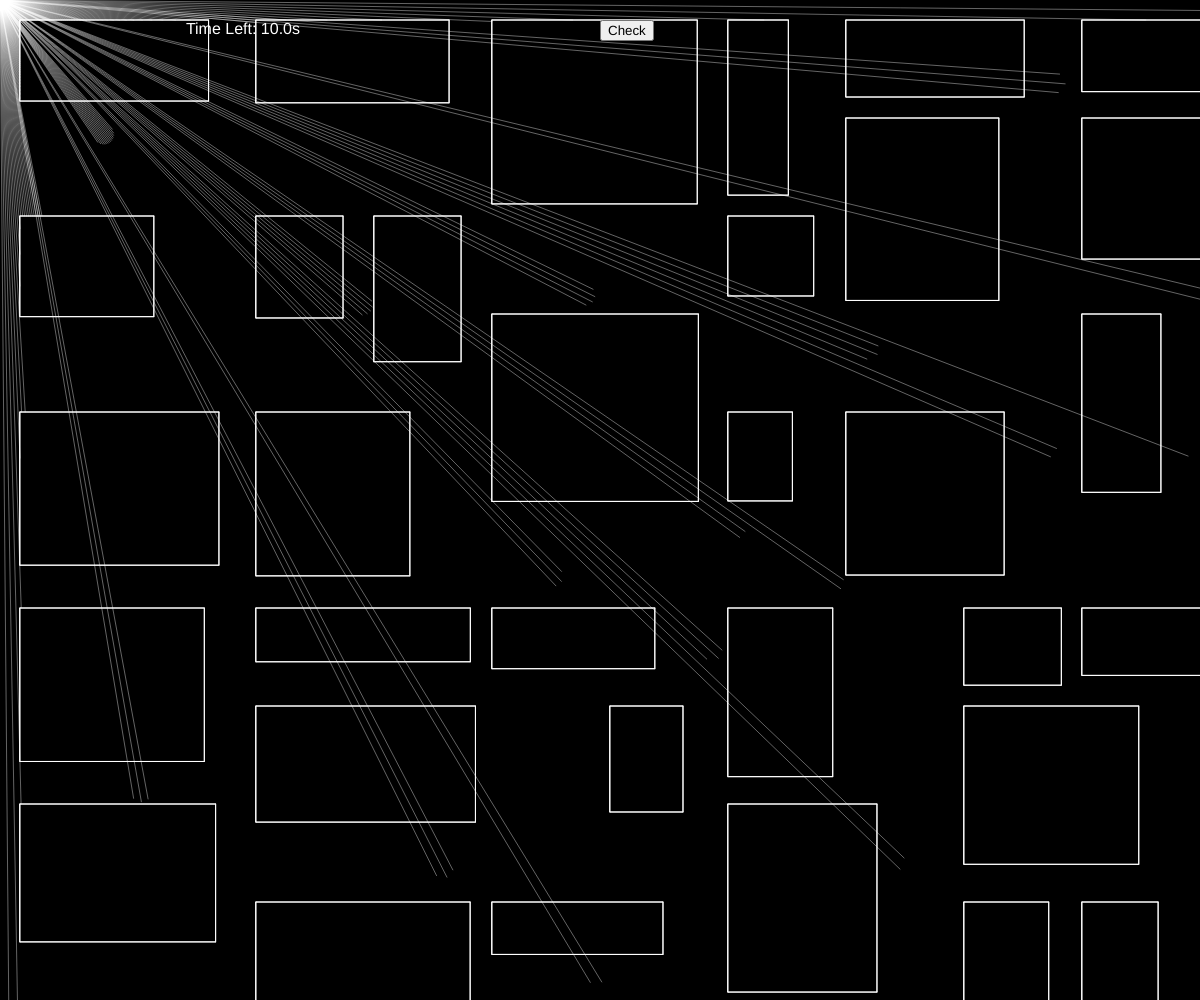
Frame 1 (no input)
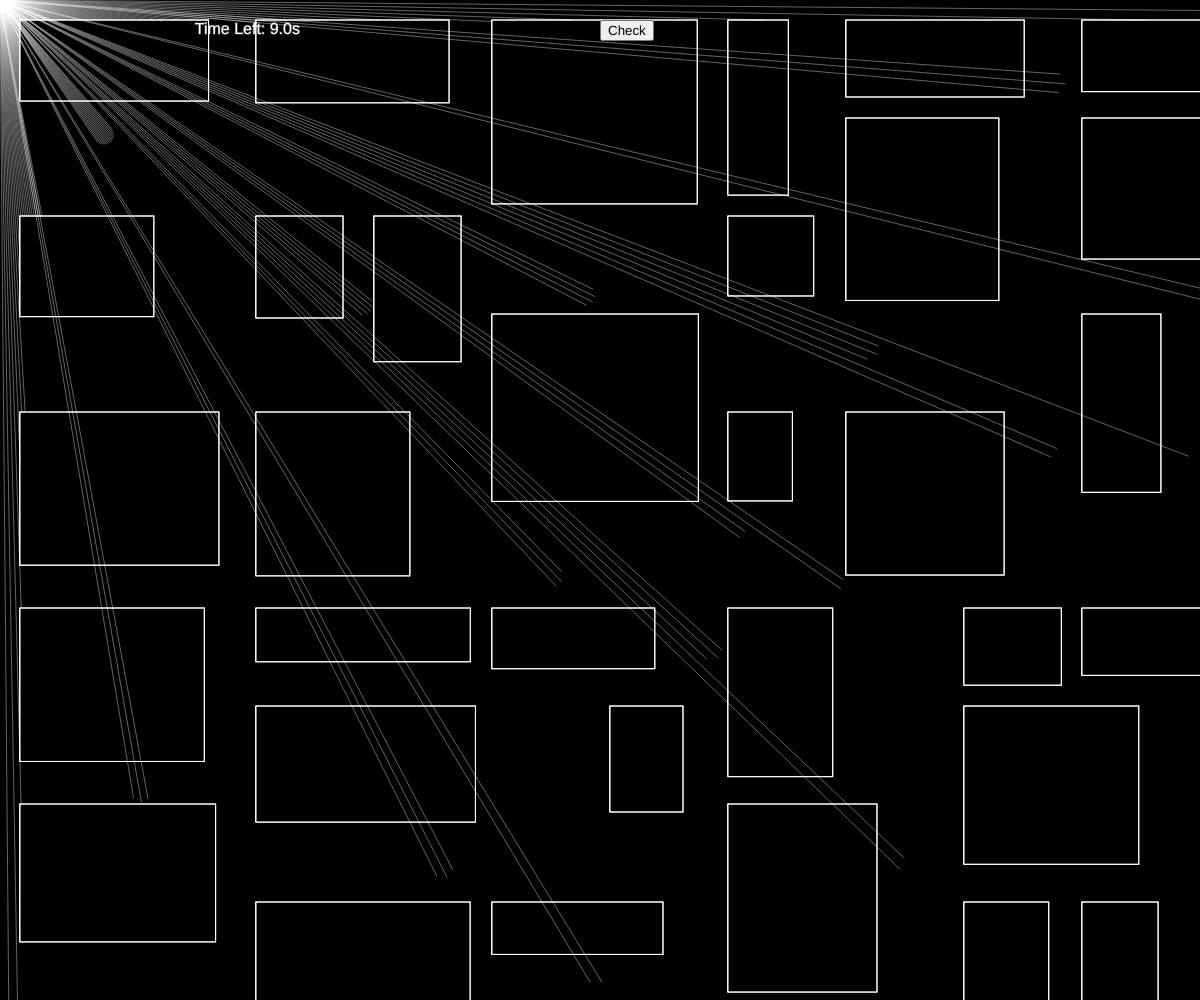
Frame 60 (no input)
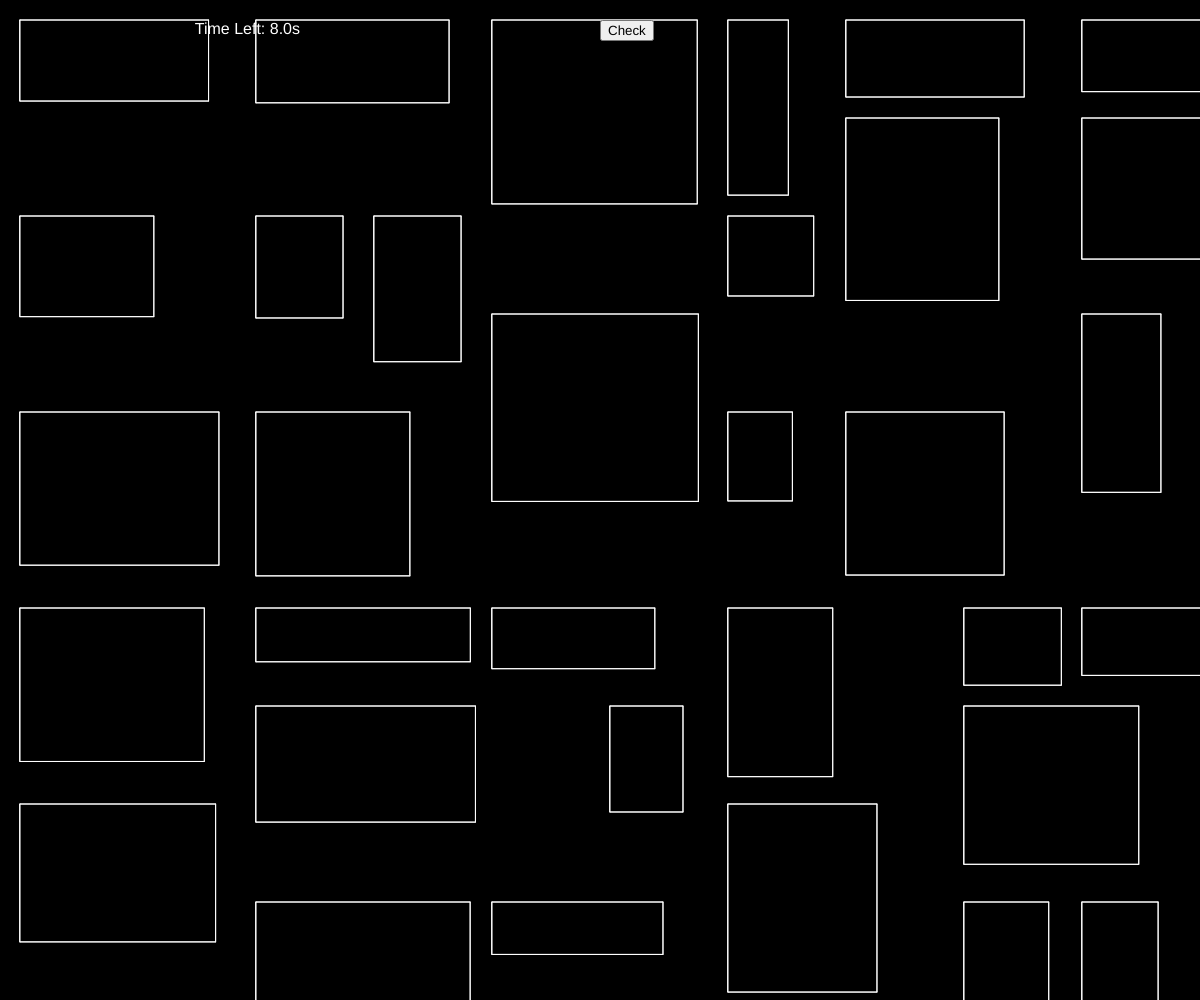
Frame 120 (the mouse pressed at the canvas centre since frame 60)

The p5.js sketch that drew these frames (run headless with seeded random() and noise() and a simulated clock; from frame 60 on, the mouse is pressed at the canvas centre):

// p5.js sketch
// ── sketch.js
let walls = [];
let circles = [];
let rectangleCount = 10; // Number of rectangles per row and column
let targetCircleCount = 10; // Set your target number of red circles here
let spacing = 20; // Space between rectangles
let particle;
let rayDensity = 0.5; // Angle step (increase for more rays)
let redCircleCount = 0;
let message = "";
let circleCount
let startTime;
let timerDuration = 10000; // 15 seconds in milliseconds
function preload() {
 
}

function setup() {
  createCanvas(windowWidth, windowHeight);
  textSize(32);
  textAlign(CENTER, CENTER);
  startTime = millis(); // Start the timer

  const gridSpacingX = (width - spacing * (rectangleCount + 1)) / rectangleCount; // Horizontal grid spacing
  const gridSpacingY = (height - spacing * (rectangleCount + 1)) / rectangleCount; // Vertical grid spacing

  // Create a grid of rectangles
  for (let row = 0; row < rectangleCount; row++) {
    for (let col = 0; col < rectangleCount; col++) {
      let attempts = 0;
      let newRect;
      let isValid = false;

      while (attempts < 100 && !isValid) {
        // Calculate the position of each rectangle with spacing
        const x = col * (gridSpacingX + spacing) + spacing;
        const y = row * (gridSpacingY + spacing) + spacing;
        const w = random(width * 0.05, width * 0.2); // Random width for each rectangle
        const h = random(height * 0.05, height * 0.2); // Random height for each rectangle

        newRect = new Rectangle(x, y, w, h);
        isValid = true;

        // Check if the new rectangle intersects with any other rectangle
        for (let existingRect of walls) {
          if (newRect.intersects(existingRect)) {
            isValid = false; // Set to false if overlap is detected
            break;
          }
        }

        attempts++;
      }

      // If a valid rectangle is found, add it to the walls
      if (isValid) {
        walls.push(newRect);
      }
    }
  }

  // Create a random number of red circles between 5 and 20
   circleCount = int(random(5, 21)); // Random count between 5 and 20

  // Create the red circles and ensure no intersection with rectangles or other circles
  while (circles.length < circleCount) {
    let attempts = 0;
    let newCircle;
    let isValid = false;

    while (attempts < 100 && !isValid) {
      let x = random(width);
      let y = random(height);
      let r = 10; // Small radius for the red circles

      newCircle = new Circle(x, y, r);
      isValid = true;

      // Check for intersection with any rectangle
      for (let wall of walls) {
        if (newCircle.intersects(wall)) {
          isValid = false; // If the circle intersects a rectangle, try again
          break;
        }
      }

      // Check for intersection with any other circle
      for (let otherCircle of circles) {
        let distance = dist(newCircle.x, newCircle.y, otherCircle.x, otherCircle.y);
        if (distance < newCircle.r + otherCircle.r + 50) { // Ensure minimum space between circles (50px)
          isValid = false; // If there's an intersection, try again
          break;
        }
      }

      attempts++;
    }

    if (isValid) {
      circles.push(newCircle); // Add the valid circle to the array
    }
  }

  // Create particle for ray-casting
  particle = new Particle();

  noCursor();
   checkButton = createButton('Check');
   checkButton.position(width/2, 20);
  checkButton.mousePressed(checkCircles); 
  
  // Attach the checkCircles function to the button
}

function draw() {
  background(0); // Background color
  text(message, width / 2, height / 2); 
let elapsedTime = millis() - startTime; // Calculate elapsed time
  let remainingTime = max(0, timerDuration - elapsedTime); // Time left

  // Display the timer
  fill(255);
  textSize(16);
  textAlign(RIGHT, RIGHT);
  text(`Time Left: ${(remainingTime / 1000).toFixed(1)}s`, width / 4, 30);
 

  // Display the message in the center
  text(message, width / 2, height / 2);
  let insideRectangle = false;
  // Display the count of red circles in the upper-left corner
   fill(255); // White color for the text
  if (remainingTime === 0) {
    message = "Game Over";
  }
  textSize(32);
  textAlign(CENTER, CENTER);
  text(message, width / 2, height / 2); // Display the message

  //text(`Red Circles: ${redCircleCount}`, 20, 20);
  // Draw all rectangles with their boundaries
  for (let wall of walls) {
    wall.show(); // Draw each rectangle

    // Check if the mouse is inside this rectangle
    if (mouseX > wall.x && mouseX < wall.x + wall.w &&
        mouseY > wall.y && mouseY < wall.y + wall.h) {
      insideRectangle = true; // Mouse is inside the rectangle
    }
  }

  // Draw the red circles
  for (let circle of circles) {
    circle.show(); // Draw each circle
  }

  // If the mouse is inside a rectangle, hide rays
  if (!insideRectangle) {
    particle.update(mouseX, mouseY);
    particle.show();
    particle.look(walls); // Cast rays to interact with walls and canvas edges
     // Count how many red circles are there
  redCircleCount = circles.filter(circle => circle.color && circle.color.levels[0] === 255 && circle.color.levels[1] === 0 && circle.color.levels[2] === 0).length;

  }
  
  
}

/////////////////////////////////////////////// Rectangle Class
class Rectangle {
  constructor(x, y, w, h) {
    this.x = x; // Top-left x-coordinate
    this.y = y; // Top-left y-coordinate
    this.w = w; // Width
    this.h = h; // Height

    // Create boundaries for the rectangle
    this.edges = [
      new Boundary(this.x, this.y, this.x + this.w, this.y), // Top edge
      new Boundary(this.x + this.w, this.y, this.x + this.w, this.y + this.h), // Right edge
      new Boundary(this.x + this.w, this.y + this.h, this.x, this.y + this.h), // Bottom edge
      new Boundary(this.x, this.y + this.h, this.x, this.y) // Left edge
    ];
  }

  show() {
    // Draw the rectangle's boundaries (edges)
    stroke(255);
    noFill();
    rect(this.x, this.y, this.w, this.h);
    
    // Optionally, show the edges as lines for clarity
    for (let edge of this.edges) {
      edge.show(); // Draw each boundary line
    }
  }

  // Check if this rectangle intersects with another rectangle
  intersects(other) {
    return !(this.x + this.w + spacing < other.x || // This rectangle is to the left of the other
             this.x > other.x + other.w + spacing || // This rectangle is to the right of the other
             this.y + this.h + spacing < other.y || // This rectangle is above the other
             this.y > other.y + other.h + spacing); // This rectangle is below the other
  }
}
function checkCircles() {

  if (redCircleCount === circleCount) {
    message = "You Win!";  // Set message to "You Win!"
  } else {
    message = "Game Over";  // Set message to "Game Over"
  }
}



/////////////////////////////////////////////// Boundary Class (for edges)
class Boundary {
  constructor(x1, y1, x2, y2) {
    this.a = createVector(x1, y1);
    this.b = createVector(x2, y2);
  }

  show() {
    stroke(255); // Edge color
    line(this.a.x, this.a.y, this.b.x, this.b.y);
  }
}
class Circle {
  constructor(x, y, r) {
    this.x = x;
    this.y = y;
    this.r = r;
    this.color = null; // No color by default (transparent)
    this.isIntersected = false; // Track if the circle is intersected
    this.intersectCount = 0; // Counter for how many rays intersected the circle
  }

  show() {
    if (this.color !== null) {
      fill(this.color); // Use the circle's current color if not null
    } else {
      noFill(); // No fill if the color is null (transparent)
    }
    noStroke();
    ellipse(this.x, this.y, this.r * 2); // Draw the circle
  }

  intersects(rect) {
    // Check if the circle intersects with a rectangle
    let closestX = constrain(this.x, rect.x, rect.x + rect.w);
    let closestY = constrain(this.y, rect.y, rect.y + rect.h);
    let d = dist(this.x, this.y, closestX, closestY);
    return d < this.r;
  }
}


//////////////////////////////////////////////////// Particle look method (Corrected)

//////////////////////////////////////////////////// Particle look method (Updated)
class Particle {
  constructor() {
    this.pos = createVector(width / 2, height / 2);
    this.rays = [];
    for (let a = 0; a < 360; a += rayDensity) { // Decrease step for more rays
      this.rays.push(new Ray(this.pos, radians(a)));
    }
  }

  update(x, y) {
    this.pos.set(x, y);
  }

  look(walls) {
    // Reset circle states at the start of each frame
    for (let circle of circles) {
      circle.isIntersected = false; // Assume no intersection by default
      circle.intersectCount = 0; // Reset intersect count
    }

    for (let i = 0; i < this.rays.length; i++) {
      const ray = this.rays[i];
      let closest = null;
      let record = Infinity;

      // Check intersections with rectangles (walls)
      for (let wall of walls) {
        for (let edge of wall.edges) {
          const pt = ray.cast(edge);
          if (pt) {
            const d = p5.Vector.dist(this.pos, pt);
            if (d < record) {
              record = d;
              closest = pt; // Closest point is the wall intersection for now
            }
          }
        }
      }

      // Check intersections with circles, but only if no rectangle blocks the way
      for (let circle of circles) {
        const pt = ray.intersectsCircle(circle);
        if (pt) {
          const d = p5.Vector.dist(this.pos, pt);

          // Check if any wall is closer than the circle
          let isBlocked = false;
          for (let wall of walls) {
            for (let edge of wall.edges) {
              const wallPt = ray.cast(edge);
              if (wallPt) {
                const wallDist = p5.Vector.dist(this.pos, wallPt);
                if (wallDist < d) {
                  isBlocked = true; // Rectangle blocks the path to the circle
                  break;
                }
              }
            }
            if (isBlocked) break;
          }

          // If not blocked, check if this is the closest intersection
          if (!isBlocked && d < record) {
            circle.isIntersected = true; // Mark circle as intersected
            circle.intersectCount++; // Increment the intersection counter
            record = d;
            closest = pt; // Update closest point to be the circle intersection
          }
        }
      }

      // Check intersections with canvas edges
      const edgePt = ray.castCanvasEdge();
      if (edgePt) {
        const d = p5.Vector.dist(this.pos, edgePt);
        if (d < record) {
          record = d;
          closest = edgePt;
        }
      }

      if (closest) {
        stroke(255, 100); // Ray color
        line(this.pos.x, this.pos.y, closest.x, closest.y); // Draw the ray
      }
    }

    // Update circle colors after all rays are checked
    for (let circle of circles) {
      if (circle.intersectCount >= 50) { // If 50 rays have intersected the circle
        circle.color = color(255, 0, 0); // Change color to red
      }
    }
  }

  show() {
    fill(255);
    noStroke();
    ellipse(this.pos.x, this.pos.y, 4); // Light source
    for (let ray of this.rays) {
      ray.show();
    }
  }
}


/////////////////////////////////////////////// Ray Class
class Ray {
  intersectsCircle(circle) {
  const cx = circle.x;
  const cy = circle.y;
  const r = circle.r;

  // Vector from ray position to circle center
  const toCircle = createVector(cx - this.pos.x, cy - this.pos.y);

  // Project `toCircle` onto the ray direction
  const proj = p5.Vector.dot(toCircle, this.dir);

  // Find the closest point on the ray to the circle center
  const closest = p5.Vector.add(this.pos, p5.Vector.mult(this.dir, proj));

  // Calculate distance from the closest point to the circle center
  const distToCenter = dist(closest.x, closest.y, cx, cy);

  // If this distance is less than the circle radius, there is an intersection
  if (distToCenter < r) {
    // Calculate the intersection point
    const offset = sqrt(r * r - distToCenter * distToCenter);
    const intersection = p5.Vector.add(closest, p5.Vector.mult(this.dir, -offset));
    return intersection;
  }

  return null; // No intersection
}

  constructor(pos, angle) {
    this.pos = pos;
    this.dir = p5.Vector.fromAngle(angle);
  }

  lookAt(x, y) {
    this.dir.x = x - this.pos.x;
    this.dir.y = y - this.pos.y;
    this.dir.normalize();
  }

  show() {
    stroke(255);
    push();
    translate(this.pos.x, this.pos.y);
    line(0, 0, this.dir.x * 10, this.dir.y * 10); // Length of ray
    pop();
  }

  cast(wall) {
    const x1 = wall.a.x;
    const y1 = wall.a.y;
    const x2 = wall.b.x;
    const y2 = wall.b.y;
    const x3 = this.pos.x;
    const y3 = this.pos.y;
    const x4 = this.pos.x + this.dir.x;
    const y4 = this.pos.y + this.dir.y;

    const den = (x1 - x2) * (y3 - y4) - (y1 - y2) * (x3 - x4);
    if (den == 0) {
      return;
    }

    const t = ((x1 - x3) * (y3 - y4) - (y1 - y3) * (x3 - x4)) / den;
    const u = -((x1 - x2) * (y1 - y3) - (y1 - y2) * (x1 - x3)) / den;
    if (t > 0 && t < 1 && u > 0) {
      const pt = createVector();
      pt.x = x1 + t * (x2 - x1);
      pt.y = y1 + t * (y2 - y1);
      return pt;
    } else {
      return;
    }
  }

  // Check for intersection with the canvas edges
  castCanvasEdge() {
    const x1 = this.pos.x;
    const y1 = this.pos.y;
    const x2 = this.pos.x + this.dir.x * 10000; // Extend ray far enough
    const y2 = this.pos.y + this.dir.y * 10000;

    // Check for intersection with canvas edges (top, right, bottom, left)
    const canvasEdges = [
      new Boundary(0, 0, width, 0), // Top
      new Boundary(width, 0, width, height), // Right
      new Boundary(width, height, 0, height), // Bottom
      new Boundary(0, height, 0, 0) // Left
    ];

    let closest = null;
    let record = Infinity;
    for (let edge of canvasEdges) {
      const pt = this.cast(edge);
      if (pt) {
        const d = p5.Vector.dist(this.pos, pt);
        if (d < record) {
          record = d;
          closest = pt;
        }
      }
    }
    return closest;
  }
}
